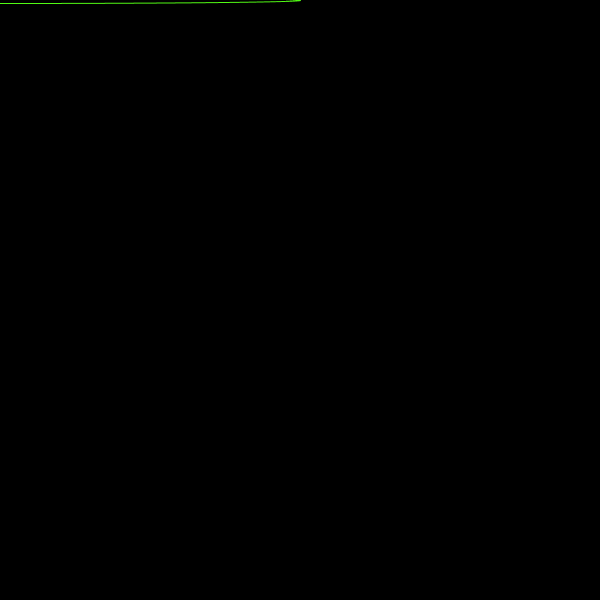
Frame 1 (no input)
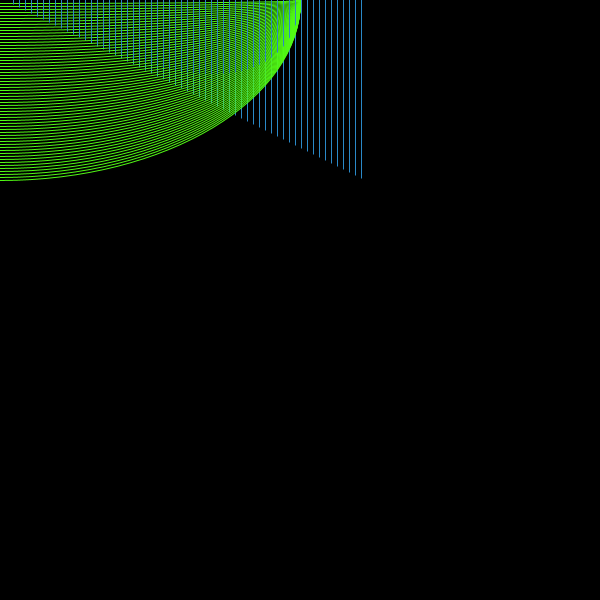
Frame 60 (the mouse pressed at the canvas centre just before this capture)
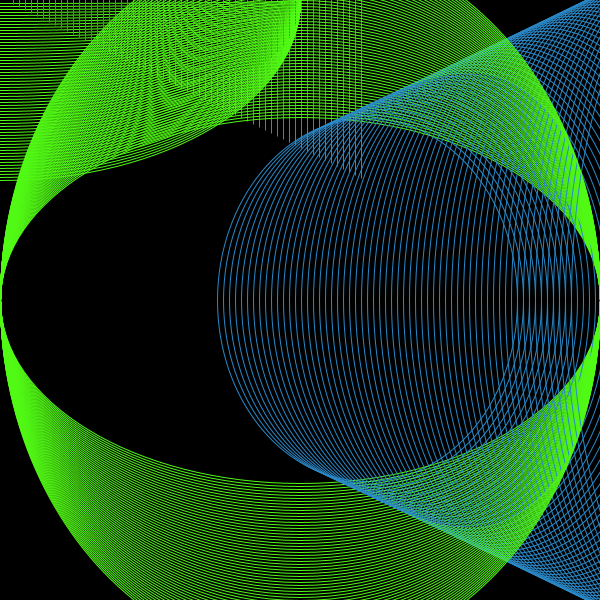
Frame 120 (the mouse held since frame 60 and released just before this capture)

The Processing sketch that drew these frames (run headless with seeded random() and noise(); from frame 60 on, the mouse is pressed at the canvas centre):

// Processing sketch: processing_135101
// ── processing_135101.pde

int laysa = 6;
 
void setup() {
  
  size(600,600);
  background (random (0));
}
 
void draw() {
  
  ellipse(laysa+1, mouseX,mouseX,laysa-3);
  stroke(1+80,250,20);
  noFill ();
  ellipse(mouseY, mouseX,height,laysa);
  stroke(1+41,137,200);
  noFill ();
  
  laysa += 6;
  }
